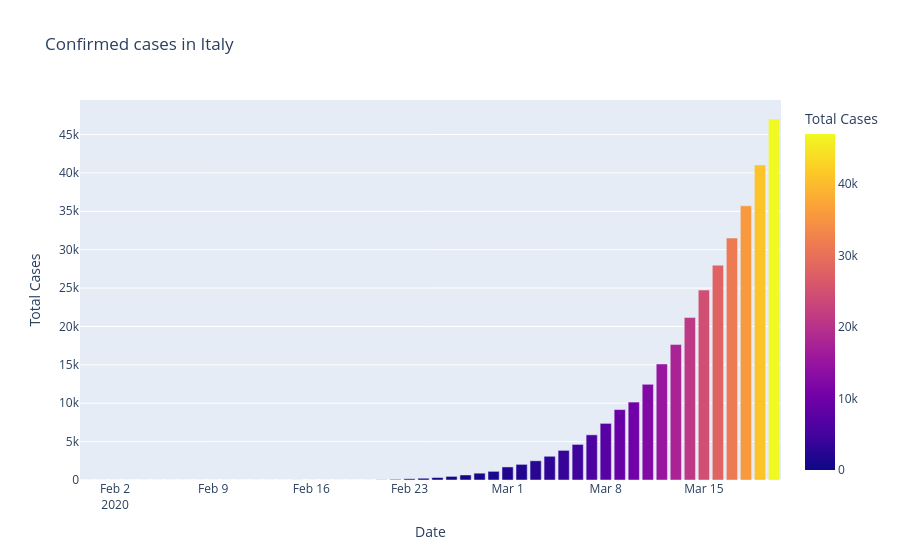
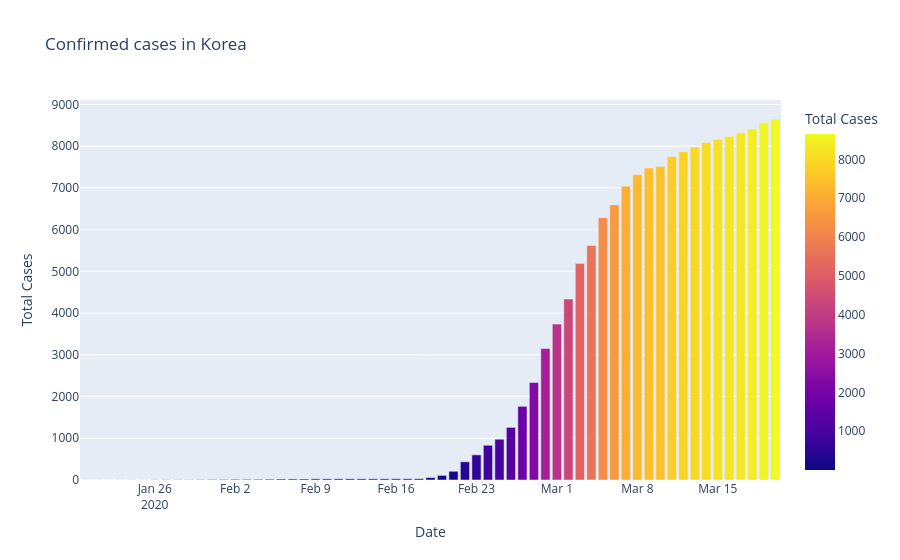

The notebook cell saved with these charts, in order:
### Code cell
fig=px.bar(dbd_Italy,x="Date",y="Total Cases",color='Total Cases',title='Confirmed cases in Italy')
fig.show()

fig=px.bar(dbd_Korea,x="Date",y="Total Cases",color='Total Cases',title='Confirmed cases in Korea')
fig.show()

fig=px.bar(dbd_Wuhan,x="Date",y="Total Cases",color='Total Cases',title='Confirmed cases in Wuhan')
fig.show()

### Figure 1 — Plotly figure (JSON) as saved in the notebook; plotly's stock layout.template omitted (floating-point values rounded to 4 significant figures)
{"data": [{"alignmentgroup": "True", "hovertemplate": "Date=%{x}<br>Total Cases=%{marker.color}<extra></extra>", "legendgroup": "", "marker": {"color": [2, 2, 2, 2, 2, 2, 3, 3, 3, 3, 3, 3, 3, 3, 3, 3, 3, 3, 3, 3, 3, 3, 20, 79, 157, 229, 323, 470, 655, 889, 1128, 1701, 2036, 2502, 3089, 3858, 4636, 5883, 7375, 9172, 10149, 12462, 15113, 17660, 21157, 24747, 27980, 31506, 35713, 41035, 47021], "coloraxis": "coloraxis", "pattern": {"shape": ""}}, "name": "", "offsetgroup": "", "orientation": "v", "showlegend": false, "textposition": "auto", "type": "bar", "x": ["2020-01-31T00:00:00", "2020-02-01T00:00:00", "2020-02-02T00:00:00", "2020-02-03T00:00:00", "2020-02-04T00:00:00", "2020-02-05T00:00:00", "2020-02-06T00:00:00", "2020-02-07T00:00:00", "2020-02-08T00:00:00", "2020-02-09T00:00:00", "2020-02-10T00:00:00", "2020-02-11T00:00:00", "2020-02-12T00:00:00", "2020-02-13T00:00:00", "2020-02-14T00:00:00", "2020-02-15T00:00:00", "2020-02-15T00:00:00", "2020-02-16T00:00:00", "2020-02-17T00:00:00", "2020-02-18T00:00:00", "2020-02-19T00:00:00", "2020-02-20T00:00:00", "2020-02-21T00:00:00", "2020-02-22T00:00:00", "2020-02-23T00:00:00", "2020-02-24T00:00:00", "2020-02-25T00:00:00", "2020-02-26T00:00:00", "2020-02-27T00:00:00", "2020-02-28T00:00:00", "2020-02-29T00:00:00", "2020-03-01T00:00:00", "2020-03-02T00:00:00", "2020-03-03T00:00:00", "2020-03-04T00:00:00", "2020-03-05T00:00:00", "2020-03-06T00:00:00", "2020-03-07T00:00:00", "2020-03-08T00:00:00", "2020-03-09T00:00:00", "2020-03-10T00:00:00", "2020-03-11T00:00:00", "2020-03-12T00:00:00", "2020-03-13T00:00:00", "2020-03-14T00:00:00", "2020-03-15T00:00:00", "2020-03-16T00:00:00", "2020-03-17T00:00:00", "2020-03-18T00:00:00", "2020-03-19T00:00:00", "2020-03-20T00:00:00"], "xaxis": "x", "y": [2, 2, 2, 2, 2, 2, 3, 3, 3, 3, 3, 3, 3, 3, 3, 3, 3, 3, 3, 3, 3, 3, 20, 79, 157, 229, 323, 470, 655, 889, 1128, 1701, 2036, 2502, 3089, 3858, 4636, 5883, 7375, 9172, 10149, 12462, 15113, 17660, 21157, 24747, 27980, 31506, 35713, 41035, 47021], "yaxis": "y"}], "layout": {"autosize": true, "barmode": "relative", "coloraxis": {"colorbar": {"title": {"text": "Total Cases"}}, "colorscale": [[0, "#0d0887"], [0.1111, "#46039f"], [0.2222, "#7201a8"], [0.3333, "#9c179e"], [0.4444, "#bd3786"], [0.5556, "#d8576b"], [0.6667, "#ed7953"], [0.7778, "#fb9f3a"], [0.8889, "#fdca26"], [1, "#f0f921"]]}, "legend": {"tracegroupgap": 0}, "title": {"text": "Confirmed cases in Italy"}, "xaxis": {"anchor": "y", "autorange": true, "domain": [0, 1], "range": ["2020-01-30 12:00", "2020-03-20 12:00"], "title": {"text": "Date"}, "type": "date"}, "yaxis": {"anchor": "x", "autorange": true, "domain": [0, 1], "range": [0, 49500.0], "title": {"text": "Total Cases"}, "type": "linear"}}}

### Figure 2 — Plotly figure (JSON) as saved in the notebook; plotly's stock layout.template omitted (floating-point values rounded to 4 significant figures)
{"data": [{"alignmentgroup": "True", "hovertemplate": "Date=%{x}<br>Total Cases=%{marker.color}<extra></extra>", "legendgroup": "", "marker": {"color": [1, 1, 1, 1, 2, 2, 3, 4, 4, 4, 6, 11, 12, 15, 15, 16, 19, 23, 24, 24, 27, 27, 28, 28, 28, 28, 28, 29, 30, 31, 58, 111, 209, 436, 602, 833, 977, 1261, 1766, 2337, 3150, 3736, 4335, 5186, 5621, 6284, 6593, 7041, 7313, 7478, 7513, 7755, 7869, 7979, 8086, 8162, 8236, 8320, 8413, 8565, 8652], "coloraxis": "coloraxis", "pattern": {"shape": ""}}, "name": "", "offsetgroup": "", "orientation": "v", "showlegend": false, "textposition": "auto", "type": "bar", "x": ["2020-01-20T00:00:00", "2020-01-21T00:00:00", "2020-01-22T00:00:00", "2020-01-23T00:00:00", "2020-01-24T00:00:00", "2020-01-25T00:00:00", "2020-01-26T00:00:00", "2020-01-27T00:00:00", "2020-01-28T00:00:00", "2020-01-29T00:00:00", "2020-01-30T00:00:00", "2020-01-31T00:00:00", "2020-02-01T00:00:00", "2020-02-02T00:00:00", "2020-02-03T00:00:00", "2020-02-04T00:00:00", "2020-02-05T00:00:00", "2020-02-06T00:00:00", "2020-02-07T00:00:00", "2020-02-08T00:00:00", "2020-02-09T00:00:00", "2020-02-10T00:00:00", "2020-02-11T00:00:00", "2020-02-12T00:00:00", "2020-02-13T00:00:00", "2020-02-14T00:00:00", "2020-02-15T00:00:00", "2020-02-16T00:00:00", "2020-02-17T00:00:00", "2020-02-18T00:00:00", "2020-02-19T00:00:00", "2020-02-20T00:00:00", "2020-02-21T00:00:00", "2020-02-22T00:00:00", "2020-02-23T00:00:00", "2020-02-24T00:00:00", "2020-02-25T00:00:00", "2020-02-26T00:00:00", "2020-02-27T00:00:00", "2020-02-28T00:00:00", "2020-02-29T00:00:00", "2020-03-01T00:00:00", "2020-03-02T00:00:00", "2020-03-03T00:00:00", "2020-03-04T00:00:00", "2020-03-05T00:00:00", "2020-03-06T00:00:00", "2020-03-07T00:00:00", "2020-03-08T00:00:00", "2020-03-09T00:00:00", "2020-03-10T00:00:00", "2020-03-11T00:00:00", "2020-03-12T00:00:00", "2020-03-13T00:00:00", "2020-03-14T00:00:00", "2020-03-15T00:00:00", "2020-03-16T00:00:00", "2020-03-17T00:00:00", "2020-03-18T00:00:00", "2020-03-19T00:00:00", "2020-03-20T00:00:00"], "xaxis": "x", "y": [1, 1, 1, 1, 2, 2, 3, 4, 4, 4, 6, 11, 12, 15, 15, 16, 19, 23, 24, 24, 27, 27, 28, 28, 28, 28, 28, 29, 30, 31, 58, 111, 209, 436, 602, 833, 977, 1261, 1766, 2337, 3150, 3736, 4335, 5186, 5621, 6284, 6593, 7041, 7313, 7478, 7513, 7755, 7869, 7979, 8086, 8162, 8236, 8320, 8413, 8565, 8652], "yaxis": "y"}], "layout": {"autosize": true, "barmode": "relative", "coloraxis": {"colorbar": {"title": {"text": "Total Cases"}}, "colorscale": [[0, "#0d0887"], [0.1111, "#46039f"], [0.2222, "#7201a8"], [0.3333, "#9c179e"], [0.4444, "#bd3786"], [0.5556, "#d8576b"], [0.6667, "#ed7953"], [0.7778, "#fb9f3a"], [0.8889, "#fdca26"], [1, "#f0f921"]]}, "legend": {"tracegroupgap": 0}, "title": {"text": "Confirmed cases in Korea"}, "xaxis": {"anchor": "y", "autorange": true, "domain": [0, 1], "range": ["2020-01-19 12:00", "2020-03-20 12:00"], "title": {"text": "Date"}, "type": "date"}, "yaxis": {"anchor": "x", "autorange": true, "domain": [0, 1], "range": [0, 9107.0], "title": {"text": "Total Cases"}, "type": "linear"}}}
